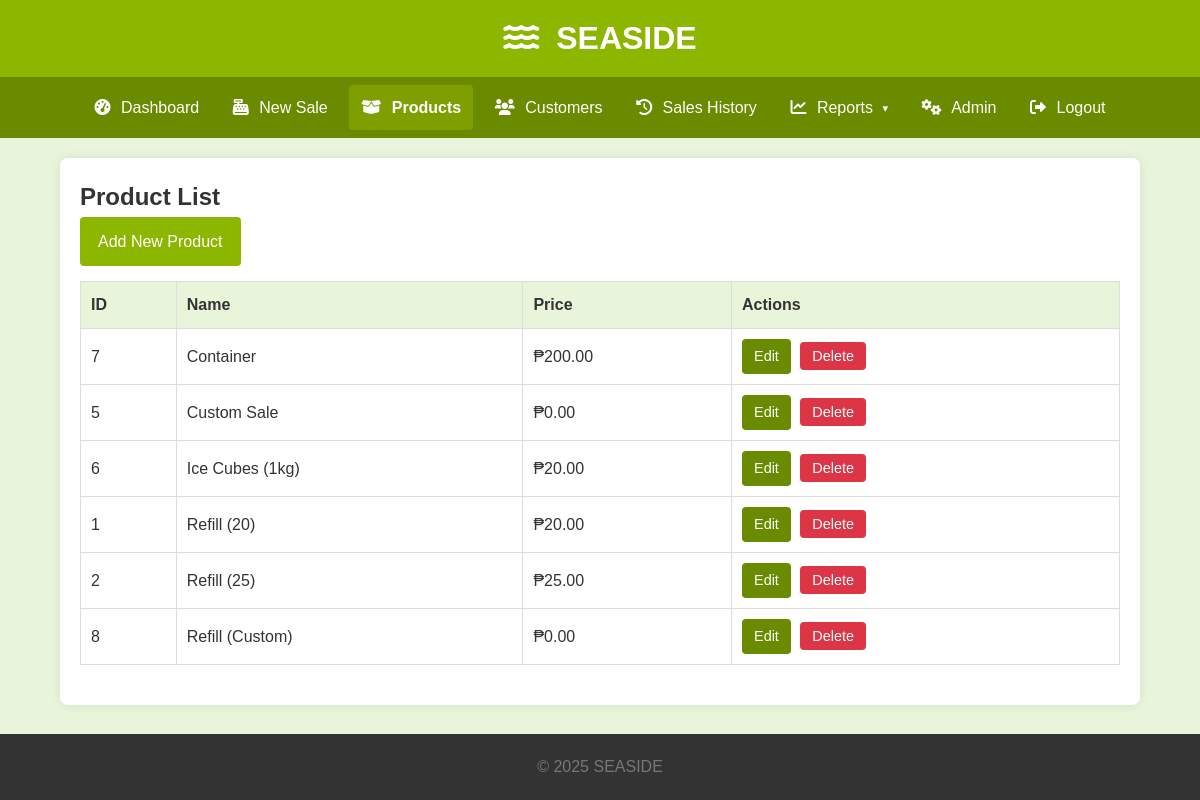
Page /products (signed in) on the committed database.
### tables this page shows
CREATE TABLE Products (
                ProductID INTEGER PRIMARY KEY AUTOINCREMENT,
                ProductName TEXT NOT NULL UNIQUE,
                Price REAL NOT NULL CHECK (Price >= 0)
            );

### app.py (the view)
@app.route('/products')
@login_required
def list_products():
    products = db.get_all_products_db()
    return render_template('products/list.html', products=products, title="Manage Products")

### app.py (called while the page is built)
@app.context_processor
def utility_processor():
    return {
        'now': datetime.datetime.now,  # Current datetime for use in templates (e.g., footer year)
        'min': min,  # Make min() function available
        'max': max,  # Make max() function available
        'logged_in': session.get('logged_in', False),  # Check login status
        'calendar': calendar  # Make calendar module available (e.g., for month names)
    }

def login_required(f):
    @wraps(f)
    def decorated_function(*args, **kwargs):
        if not session.get('logged_in'):
            flash("Please log in to access this page.", "warning")
            return redirect(url_for('login', next=request.url))  # Redirect to login, remembering the intended page
        return f(*args, **kwargs)
    return decorated_function

### db_operations.py (called while the page is built)
def get_db_connection():
    conn = None
    try:
        conn = sqlite3.connect(DATABASE_URL)
        conn.row_factory = sqlite3.Row  # Access columns by name (e.g., row['ColumnName'])
        conn.execute("PRAGMA foreign_keys = ON;")  # Enforce foreign key constraints
        logging.debug("Database connection established successfully.")
    except sqlite3.Error as e:
        logging.error(f"Database connection error to '{DATABASE_URL}': {e}", exc_info=True)
        raise  # Re-raise the exception if connection fails, so the app can handle it
    return conn

def get_all_products_db():
    sql = "SELECT ProductID, ProductName, Price FROM Products ORDER BY ProductName COLLATE NOCASE"
    conn = None
    try:
        conn = get_db_connection()
        cursor = conn.cursor()
        cursor.execute(sql)
        products = cursor.fetchall()  # Returns a list of sqlite3.Row objects
        return products
    except sqlite3.Error as e:
        logging.error(f"Database error in get_all_products_db: {e}", exc_info=True)
        return []  # Return an empty list on error
    finally:
        if conn: conn.close()

### templates/products/list.html
{% extends "base.html" %}
{% block content %}
<h2>Product List</h2>
<a href="{{ url_for('add_product') }}" class="btn btn-primary" style="margin-bottom: 15px;">Add New Product</a>
{% if products %}
<table>
    <thead>
        <tr>
            <th>ID</th>
            <th>Name</th>
            <th>Price</th>
            <th>Actions</th>
        </tr>
    </thead>
    <tbody>
        {% for product in products %}
        <tr>
            <td>{{ product.ProductID }}</td>
            <td>{{ product.ProductName }}</td>
            <td>₱{{ "%.2f"|format(product.Price) }}</td>
            <td class="actions">
                <a href="{{ url_for('edit_product', product_id=product.ProductID) }}" class="edit-btn">Edit</a>
                <form action="{{ url_for('delete_product', product_id=product.ProductID) }}" method="POST" style="display:inline;" onsubmit="return confirm('Are you sure you want to delete this product?');">
                    <button type="submit" class="delete-btn">Delete</button>
                </form>
            </td>
        </tr>
        {% endfor %}
    </tbody>
</table>
{% else %}
<p>No products found. <a href="{{ url_for('add_product') }}">Add one now!</a></p>
{% endif %}
{% endblock %}

### static/css/style.css (style rules this page uses)
* { box-sizing: border-box; margin: 0; padding: 0; }
body { font-family: Arial, sans-serif; line-height: 1.6; background-color: #e9f5db; color: #333; display: flex; flex-direction: column; min-height: 100vh; }
.table-responsive-wrapper > table { width: 100%; border-collapse: collapse; }
.table-responsive-wrapper > table th, .table-responsive-wrapper > table td { border: 1px solid #ddd; padding: 10px; text-align: left; white-space: nowrap; }
.table-responsive-wrapper > table th { background-color: #e9f5db; }
.table-responsive-wrapper .actions a, .table-responsive-wrapper .actions button { margin-right: 5px; margin-bottom: 5px; text-decoration: none; padding: 6px 12px; border-radius: 4px; cursor: pointer; border: none; display: inline-block; font-size: 0.9rem; color: #ffffff; }
.table-responsive-wrapper .actions .edit-btn { background-color: #6A8A00; }
.table-responsive-wrapper .actions .delete-btn { background-color: #dc3545; }
.btn { padding: 12px 18px; color: white; background-color: #8DB600; border: none; border-radius: 4px; cursor: pointer; text-decoration: none; display: inline-block; font-size: 1rem; transition: background-color 0.2s ease-in-out; }
.btn-primary { background-color: #8DB600; color: #fff; }
@media (min-width: 768px) { .table-responsive-wrapper .actions button, .table-responsive-wrapper .actions a { margin-bottom: 0; } }

### rows in the picture
Products: ProductID "7", ProductName "Container", Price "200.00"
Products: ProductID "5", ProductName "Custom Sale", Price "0.00"
Products: ProductID "6", ProductName "Ice Cubes (1kg)", Price "20.00"
Products: ProductID "1", ProductName "Refill (20)", Price "20.00"
Products: ProductID "2", ProductName "Refill (25)", Price "25.00"
Products: ProductID "8", ProductName "Refill (Custom)", Price "0.00"
